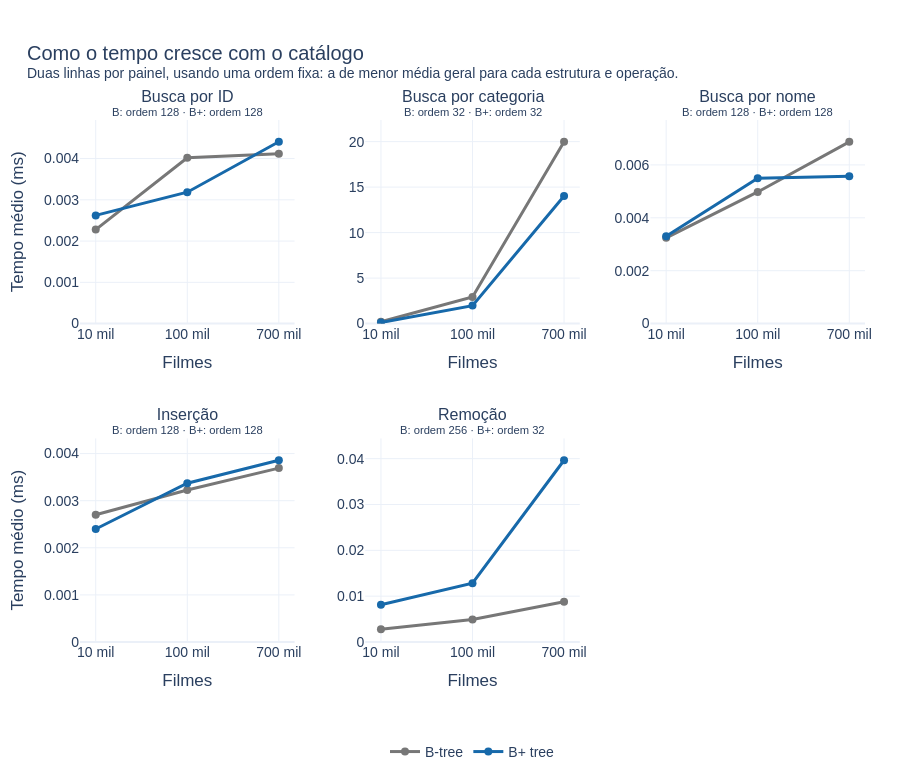

The cell this chart's notebook holds for it:
### Markdown cell above
## 3. Crescimento com o catálogo

Para mostrar a tendência sem excesso de linhas, cada painel contém apenas Árvore B e Árvore B+. A ordem fica fixa em cada linha e é escolhida pela menor média geral daquela operação. As escalas verticais são independentes, pois busca por categoria e busca pontual possuem custos muito diferentes.

### Code cell
figures["08_scalability"].show()

### Figure 1 — Plotly figure (JSON) as saved in the notebook; plotly's stock layout.template omitted (floating-point values rounded to 4 significant figures)
{"data": [{"customdata": [128, 128, 128], "hovertemplate": "Busca por ID<br>B-tree<br>Filmes: %{x}<br>Ordem fixa: %{customdata}<br>Tempo médio: %{y:,.6f} ms<extra></extra>", "legendgroup": "B-tree", "line": {"color": "#777777", "width": 3}, "marker": {"size": 8}, "mode": "lines+markers", "name": "B-tree", "showlegend": true, "type": "scatter", "x": ["10 mil", "100 mil", "700 mil"], "xaxis": "x", "y": [0.002278, 0.00402, 0.004118], "yaxis": "y"}, {"customdata": [128, 128, 128], "hovertemplate": "Busca por ID<br>B+ tree<br>Filmes: %{x}<br>Ordem fixa: %{customdata}<br>Tempo médio: %{y:,.6f} ms<extra></extra>", "legendgroup": "B+ tree", "line": {"color": "#1769aa", "width": 3}, "marker": {"size": 8}, "mode": "lines+markers", "name": "B+ tree", "showlegend": true, "type": "scatter", "x": ["10 mil", "100 mil", "700 mil"], "xaxis": "x", "y": [0.002622, 0.003185, 0.004406], "yaxis": "y"}, {"customdata": [32, 32, 32], "hovertemplate": "Busca por categoria<br>B-tree<br>Filmes: %{x}<br>Ordem fixa: %{customdata}<br>Tempo médio: %{y:,.6f} ms<extra></extra>", "legendgroup": "B-tree", "line": {"color": "#777777", "width": 3}, "marker": {"size": 8}, "mode": "lines+markers", "name": "B-tree", "showlegend": false, "type": "scatter", "x": ["10 mil", "100 mil", "700 mil"], "xaxis": "x2", "y": [0.1986, 2.93, 19.98], "yaxis": "y2"}, {"customdata": [32, 32, 32], "hovertemplate": "Busca por categoria<br>B+ tree<br>Filmes: %{x}<br>Ordem fixa: %{customdata}<br>Tempo médio: %{y:,.6f} ms<extra></extra>", "legendgroup": "B+ tree", "line": {"color": "#1769aa", "width": 3}, "marker": {"size": 8}, "mode": "lines+markers", "name": "B+ tree", "showlegend": false, "type": "scatter", "x": ["10 mil", "100 mil", "700 mil"], "xaxis": "x2", "y": [0.1193, 1.975, 14.02], "yaxis": "y2"}, {"customdata": [128, 128, 128], "hovertemplate": "Busca por nome<br>B-tree<br>Filmes: %{x}<br>Ordem fixa: %{customdata}<br>Tempo médio: %{y:,.6f} ms<extra></extra>", "legendgroup": "B-tree", "line": {"color": "#777777", "width": 3}, "marker": {"size": 8}, "mode": "lines+markers", "name": "B-tree", "showlegend": false, "type": "scatter", "x": ["10 mil", "100 mil", "700 mil"], "xaxis": "x3", "y": [0.003242, 0.004977, 0.006873], "yaxis": "y3"}, {"customdata": [128, 128, 128], "hovertemplate": "Busca por nome<br>B+ tree<br>Filmes: %{x}<br>Ordem fixa: %{customdata}<br>Tempo médio: %{y:,.6f} ms<extra></extra>", "legendgroup": "B+ tree", "line": {"color": "#1769aa", "width": 3}, "marker": {"size": 8}, "mode": "lines+markers", "name": "B+ tree", "showlegend": false, "type": "scatter", "x": ["10 mil", "100 mil", "700 mil"], "xaxis": "x3", "y": [0.0033, 0.005496, 0.00557], "yaxis": "y3"}, {"customdata": [128, 128, 128], "hovertemplate": "Inserção<br>B-tree<br>Filmes: %{x}<br>Ordem fixa: %{customdata}<br>Tempo médio: %{y:,.6f} ms<extra></extra>", "legendgroup": "B-tree", "line": {"color": "#777777", "width": 3}, "marker": {"size": 8}, "mode": "lines+markers", "name": "B-tree", "showlegend": false, "type": "scatter", "x": ["10 mil", "100 mil", "700 mil"], "xaxis": "x4", "y": [0.002702, 0.003228, 0.003692], "yaxis": "y4"}, {"customdata": [128, 128, 128], "hovertemplate": "Inserção<br>B+ tree<br>Filmes: %{x}<br>Ordem fixa: %{customdata}<br>Tempo médio: %{y:,.6f} ms<extra></extra>", "legendgroup": "B+ tree", "line": {"color": "#1769aa", "width": 3}, "marker": {"size": 8}, "mode": "lines+markers", "name": "B+ tree", "showlegend": false, "type": "scatter", "x": ["10 mil", "100 mil", "700 mil"], "xaxis": "x4", "y": [0.002399, 0.00337, 0.003859], "yaxis": "y4"}, {"customdata": [256, 256, 256], "hovertemplate": "Remoção<br>B-tree<br>Filmes: %{x}<br>Ordem fixa: %{customdata}<br>Tempo médio: %{y:,.6f} ms<extra></extra>", "legendgroup": "B-tree", "line": {"color": "#777777", "width": 3}, "marker": {"size": 8}, "mode": "lines+markers", "name": "B-tree", "showlegend": false, "type": "scatter", "x": ["10 mil", "100 mil", "700 mil"], "xaxis": "x5", "y": [0.002793, 0.004931, 0.008784], "yaxis": "y5"}, {"customdata": [32, 32, 32], "hovertemplate": "Remoção<br>B+ tree<br>Filmes: %{x}<br>Ordem fixa: %{customdata}<br>Tempo médio: %{y:,.6f} ms<extra></extra>", "legendgroup": "B+ tree", "line": {"color": "#1769aa", "width": 3}, "marker": {"size": 8}, "mode": "lines+markers", "name": "B+ tree", "showlegend": false, "type": "scatter", "x": ["10 mil", "100 mil", "700 mil"], "xaxis": "x5", "y": [0.008111, 0.01282, 0.03965], "yaxis": "y5"}], "layout": {"annotations": [{"font": {"size": 16}, "showarrow": false, "text": "Busca por ID<br><sup>B: ordem 128 · B+: ordem 128</sup>", "x": 0.1367, "xanchor": "center", "xref": "paper", "y": 1, "yanchor": "bottom", "yref": "paper"}, {"font": {"size": 16}, "showarrow": false, "text": "Busca por categoria<br><sup>B: ordem 32 · B+: ordem 32</sup>", "x": 0.5, "xanchor": "center", "xref": "paper", "y": 1, "yanchor": "bottom", "yref": "paper"}, {"font": {"size": 16}, "showarrow": false, "text": "Busca por nome<br><sup>B: ordem 128 · B+: ordem 128</sup>", "x": 0.8633, "xanchor": "center", "xref": "paper", "y": 1, "yanchor": "bottom", "yref": "paper"}, {"font": {"size": 16}, "showarrow": false, "text": "Inserção<br><sup>B: ordem 128 · B+: ordem 128</sup>", "x": 0.1367, "xanchor": "center", "xref": "paper", "y": 0.39, "yanchor": "bottom", "yref": "paper"}, {"font": {"size": 16}, "showarrow": false, "text": "Remoção<br><sup>B: ordem 256 · B+: ordem 32</sup>", "x": 0.5, "xanchor": "center", "xref": "paper", "y": 0.39, "yanchor": "bottom", "yref": "paper"}], "font": {"family": "Arial", "size": 14}, "height": 780, "hovermode": "x unified", "legend": {"orientation": "h", "x": 0.5, "xanchor": "center", "y": -0.18}, "margin": {"b": 75, "l": 80, "r": 35, "t": 120}, "title": {"text": "Como o tempo cresce com o catálogo<br><sup>Duas linhas por painel, usando uma ordem fixa: a de menor média geral para cada estrutura e operação.</sup>", "x": 0.03}, "xaxis": {"anchor": "y", "domain": [0, 0.2733], "title": {"text": "Filmes"}, "type": "category"}, "xaxis2": {"anchor": "y2", "domain": [0.3633, 0.6367], "title": {"text": "Filmes"}, "type": "category"}, "xaxis3": {"anchor": "y3", "domain": [0.7267, 1], "title": {"text": "Filmes"}, "type": "category"}, "xaxis4": {"anchor": "y4", "domain": [0, 0.2733], "title": {"text": "Filmes"}, "type": "category"}, "xaxis5": {"anchor": "y5", "domain": [0.3633, 0.6367], "title": {"text": "Filmes"}, "type": "category"}, "xaxis6": {"anchor": "y6", "domain": [0.7267, 1]}, "yaxis": {"anchor": "x", "domain": [0.61, 1], "range": [0, 0.004935], "title": {"text": "Tempo médio (ms)"}}, "yaxis2": {"anchor": "x2", "domain": [0.61, 1], "range": [0, 22.38]}, "yaxis3": {"anchor": "x3", "domain": [0.61, 1], "range": [0, 0.007698]}, "yaxis4": {"anchor": "x4", "domain": [0, 0.39], "range": [0, 0.004322], "title": {"text": "Tempo médio (ms)"}}, "yaxis5": {"anchor": "x5", "domain": [0, 0.39], "range": [0, 0.04441]}, "yaxis6": {"anchor": "x6", "domain": [0, 0.39]}}}
